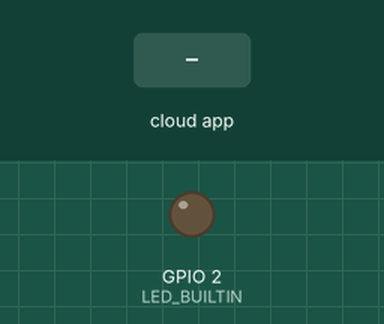
This sketch was run on a simulated ESP8266 (NodeMCU). On the bench: output pins drawn as LEDs (lit = HIGH, except the on-board LED, lit = LOW). The test bench sets the inputs (shaded band). WiFi joins after 1.5 s; servers stay silent unless stated; the Firebase database answers and starts empty; what the sketch prints to the serial monitor is not drawn.

Above: at 3.7 s.
3.8 s: the phone or cloud app sets LED to 1
At 7.0 s:
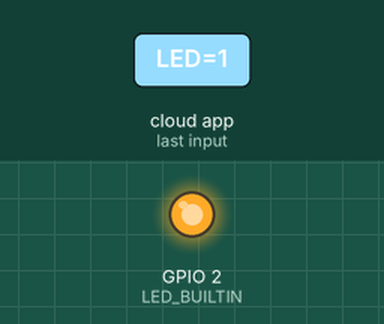
7.3 s: the phone or cloud app sets LED to 0
At 10.2 s:
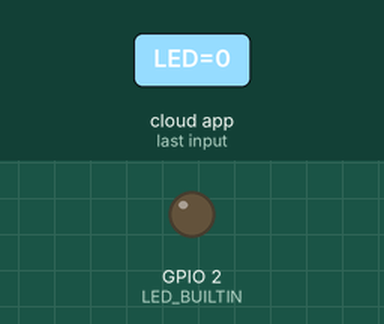
Timing chart, 0 to 11.7 s (numbered marks = the images above; inputs shaded):
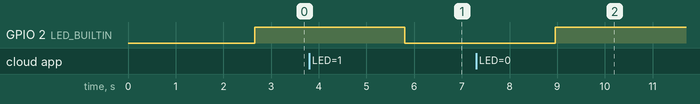

The sketch:

GateControl.ino
```cpp
#include <SD.h>

#include <ESP8266WiFi.h>
#include <FirebaseESP8266.h>
#include <ArduinoJson.h>
#include <ESP8266HTTPClient.h>
#define FIREBASE_HOST "nodemcu-350de-default-rtdb.firebaseio.com"                     // the project name address from firebase id
#define FIREBASE_AUTH "89AYqHsTaIBDgduUmiz9VH3POABj6KXSaXgYQaJe"                              // the secret key generated from firebase

const char* WIFI_SSID = "oplus_co_aptste"; //--> Your wifi name or SSID.
const char* WIFI_PASSWORD  = "rjwr4640"; //--> Your wifi password.
FirebaseData firebaseData;
int val;                                             // led status received from firebase


void setup() {
  Serial.begin(115200);
  delay(1000);
  pinMode(LED_BUILTIN, OUTPUT);
  WiFi.begin(WIFI_SSID, WIFI_PASSWORD);                                  // try to connect with wifi
  Serial.print("Connecting to ");
  Serial.print(WIFI_SSID);
  while (WiFi.status() != WL_CONNECTED) {
    Serial.print(".");
    delay(500);}
  Serial.println();
  Serial.print("Connected to ");
  Serial.println(WIFI_SSID);
  Serial.print("IP Address is : ");
  Serial.println(WiFi.localIP());                                        // print local IP address
  Firebase.begin(FIREBASE_HOST, FIREBASE_AUTH);                          // connect to firebase
}

void loop() {
  Firebase.getInt(firebaseData, "LED");
  val = firebaseData.intData();
  Serial.println(val);// get ld status input from firebase
  if (val==1) {                                             // compare the input of led status received from firebase
    Serial.println("Led Turned ON");
    digitalWrite(LED_BUILTIN, LOW);
    delay(3000);// make external led ON
  }
  else if (val==0) {                                       // compare the input of led status received from firebase
    Serial.println("Led Turned OFF");
    digitalWrite(LED_BUILTIN, HIGH);                                   // make external led OFF
    delay(3000);
  }

  else  {
      Serial.print("Getting /Value failed :");

  }
}
```

Measured:
- after the input at 3.8 s, GPIO 2 (LED_BUILTIN): HIGH → LOW after 2.0 s
- after the input at 7.3 s, GPIO 2 (LED_BUILTIN): LOW → HIGH after 1.7 s
